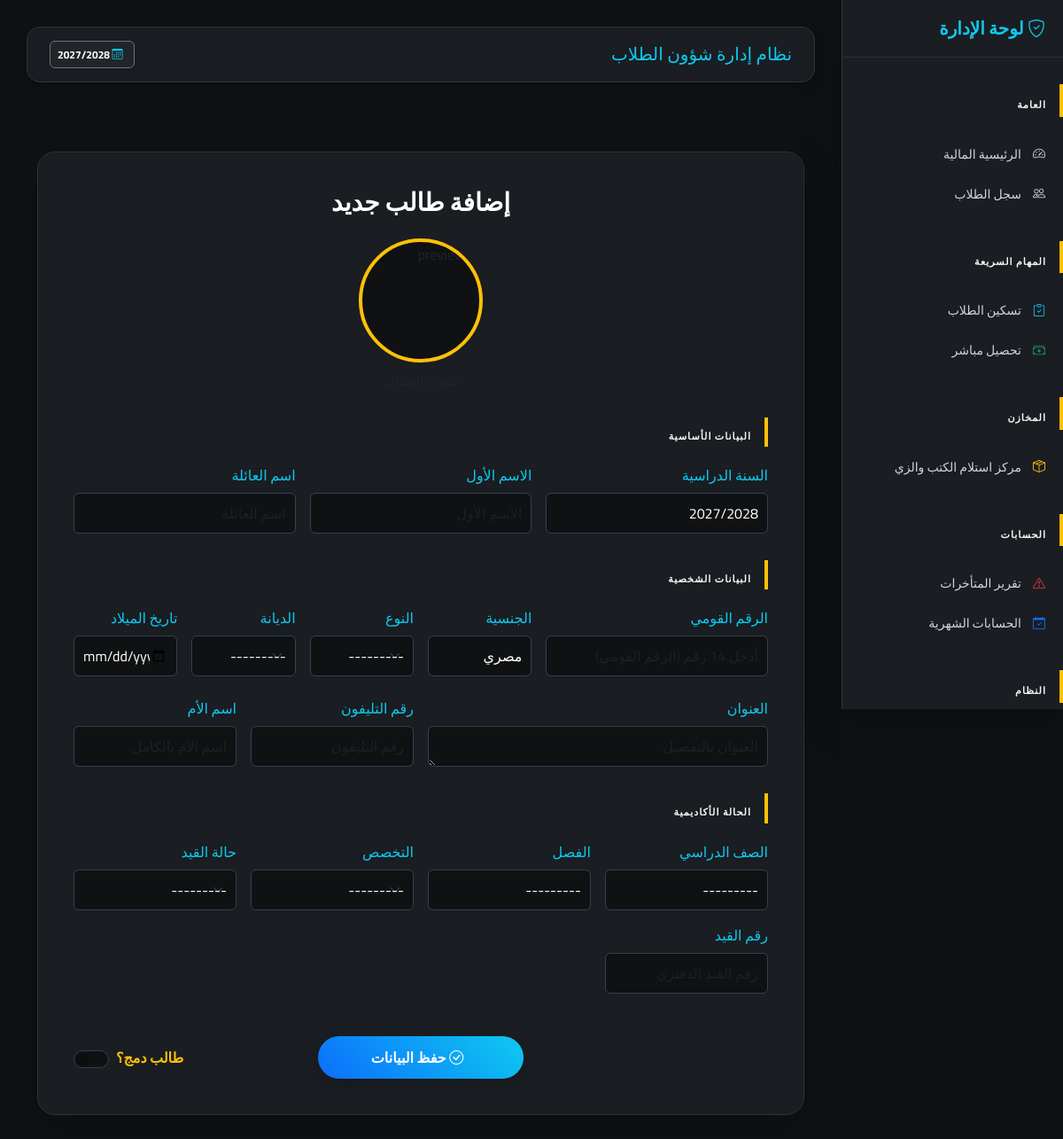
The app's page /students/add/, older data.
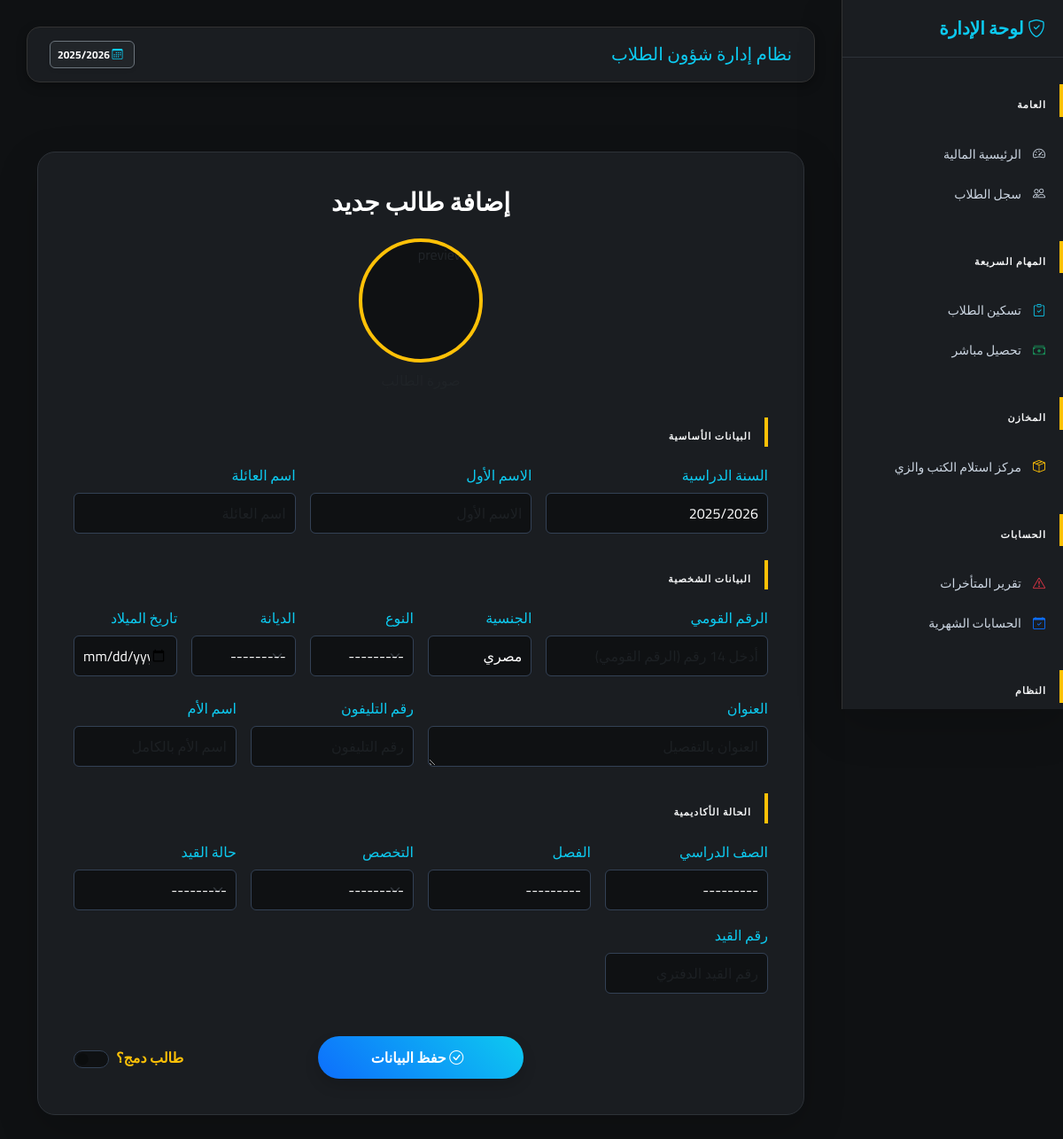
The same page, newer data.
### finance/models.py (models this page shows)
class AcademicYear(models.Model):
    name = models.CharField(max_length=20)  # مثال: 2025/2026
    is_active = models.BooleanField(default=False)
    def __str__(self):
        return self.name

### students/views.py (the view)
# urls.py: path('add/', views.add_student, name='add_student'),
def add_student(request):
    student_id = request.GET.get('id')
    mode = request.GET.get('mode') # التأكد إذا كان عرض فقط أو تعديل
    student = None
    if student_id:
        student = get_object_or_404(Student, id=student_id)
    if request.method == 'POST':
        form = StudentForm(request.POST, request.FILES, instance=student)
        if form.is_valid():
            form.save()
            messages.success(request, "تم حفظ بيانات الطالب بنجاح")
            return redirect('add_student')
    else:
        form = StudentForm(instance=student)
    is_admin_mode = True if (student and mode == 'view') else False
    return render(request, 'students/add_student.html', {
        'form': form,
        'student': student,
        'student_admin_mode': is_admin_mode, # تفعيل القائمة الجانبية الخاصة بالطالب
        'hide_sidebar': False
    })

### config/context_processors.py (called while the page is built)
def active_academic_year(request): # تأكد أن هذا هو نفس الاسم
    active_year = AcademicYear.objects.filter(is_active=True).first()
    return {'active_year': active_year}

### students/models.py (called while the page is built)
    def __str__(self):
        return self.name

### students/templates/students/add_student.html (shortened to what the changed rows need)
{% extends "base.html" %}
{% load static %}
{% block content %}
<div class="container py-5">
    <div class="card student-card shadow-lg">
        <form method="post" id="studentForm" enctype="multipart/form-data">
            <div class="row g-3">
                <div class="col-md-4">
                    <label class="form-label text-info">السنة الدراسية</label>
                    {{ form.academic_year }}
                </div>
            </div>
        </form>
    </div>
</div>
{% endblock %}

### finance/templates/base.html (shortened to what this page needs)
{% load static %}
<!DOCTYPE html>
<html lang="ar" dir="rtl">
<head>
    <link href="https://cdn.jsdelivr.net/npm/bootstrap@5.3.2/dist/css/bootstrap.min.css" rel="stylesheet">
    <link href="https://cdn.jsdelivr.net/npm/bootstrap-icons/font/bootstrap-icons.css" rel="stylesheet">
    <link href="https://cdn.jsdelivr.net/npm/select2@4.1.0-rc.0/dist/css/select2.min.css" rel="stylesheet" />
    <link rel="stylesheet" href="https://cdn.jsdelivr.net/npm/select2-bootstrap-5-theme@1.3.0/dist/select2-bootstrap-5-theme.min.css" />
</head>
<body>
<div class="sidebar shadow-lg">
    {% if student and student.id %}
        <h5><i class="bi bi-person-badge"></i> ملف الطالب</h5>
        <div class="text-center mb-4 px-3">
            <span class="d-block fw-bold text-white fs-5">{{ student.get_full_name }}</span>
            <small class="badge bg-info text-dark mt-2 px-3">{{ student.academic_year.name }}</small>
        </div>
        <div class="section-title">العمليات المالية</div>
        <a href="{% url 'assign_plan_with_id' student.id %}">
            <i class="bi bi-calendar-check text-info"></i> تسكين برنامج مالي
        </a>
        <a href="{% url 'quick_collection' %}?student_id={{ student.id }}">
            <i class="bi bi-cash-stack text-success"></i> تحصيل المصاريف
        </a>
        <a href="{% url 'student_inventory_view' student.id %}"
           class="{% if request.resolver_match.url_name == 'student_inventory_view' %}active-link{% endif %}">
            <i class="bi bi-box-seam text-warning"></i> تسليم الكتب والزي
        </a>
        <div class="section-title">تقارير وشهادات</div>
        <a href="javascript:void(0);" onclick="printEnrollmentCertificate()" class="admin-action-btn mt-2" style="color: #ffc107; border-color: rgba(255,193,7,0.3);">
            <i class="bi bi-printer"></i> طباعة شهادة قيد
        </a>
        <a href="{% url 'student_list' %}" class="text-info text-center d-block mt-4 border-top border-secondary pt-3 mx-3">
            <i class="bi bi-arrow-right-circle"></i> العودة للسجل العام
        </a>
    {% else %}
        <h5><i class="bi bi-shield-check"></i> لوحة الإدارة</h5>
        <div class="section-title">العامة</div>
        <a href="{% url 'finance_dashboard' %}"><i class="bi bi-speedometer2"></i> الرئيسية المالية</a>
        <a href="{% url 'student_list' %}"><i class="bi bi-people"></i> سجل الطلاب</a>
        <div class="section-title">المهام السريعة</div>
        <a href="{% url 'assign_plan' %}"><i class="bi bi-clipboard-check text-info"></i> تسكين الطلاب</a>
        <a href="{% url 'quick_collection' %}"><i class="bi bi-cash-stack text-success"></i> تحصيل مباشر</a>
        <div class="section-title">المخازن</div>
        <a href="{% url 'student_list' %}"><i class="bi bi-box-seam text-warning"></i> مركز استلام الكتب والزي</a>
        <div class="section-title">الحسابات</div>
        <a href="{% url 'overdue_report' %}"><i class="bi bi-exclamation-triangle text-danger"></i> تقرير المتأخرات</a>
        <a href="{% url 'close_month' %}"><i class="bi bi-calendar-check text-primary"></i> الحسابات الشهرية</a>
        <div class="section-title">النظام</div>
    {% endif %}
    </div>
<div class="main-content">
    <div class="top-navbar d-flex justify-content-between align-items-center">
        <h5 class="mb-0 text-info">{% block page_title %}نظام إدارة شؤون الطلاب{% endblock %}</h5>
        <div class="d-flex align-items-center">
            <span class="badge bg-dark border border-secondary p-2 shadow-sm">
                <i class="bi bi-calendar3 me-1 text-info"></i>
                {{ active_year.name|default:"لم يتم تحديد سنة" }}
            </span>
        </div>
    </div>
    {% block content %}{% endblock %}
</div>
</body>
</html>

Row changes from the older to the newer data that the page shows:
no longer on this page (row edited): AcademicYear: name "2027/2028"
now on this page (row edited): AcademicYear: name "2025/2026"
Text that changed along with them:
form field academic_year: "2027/2028" → "2025/2026"
